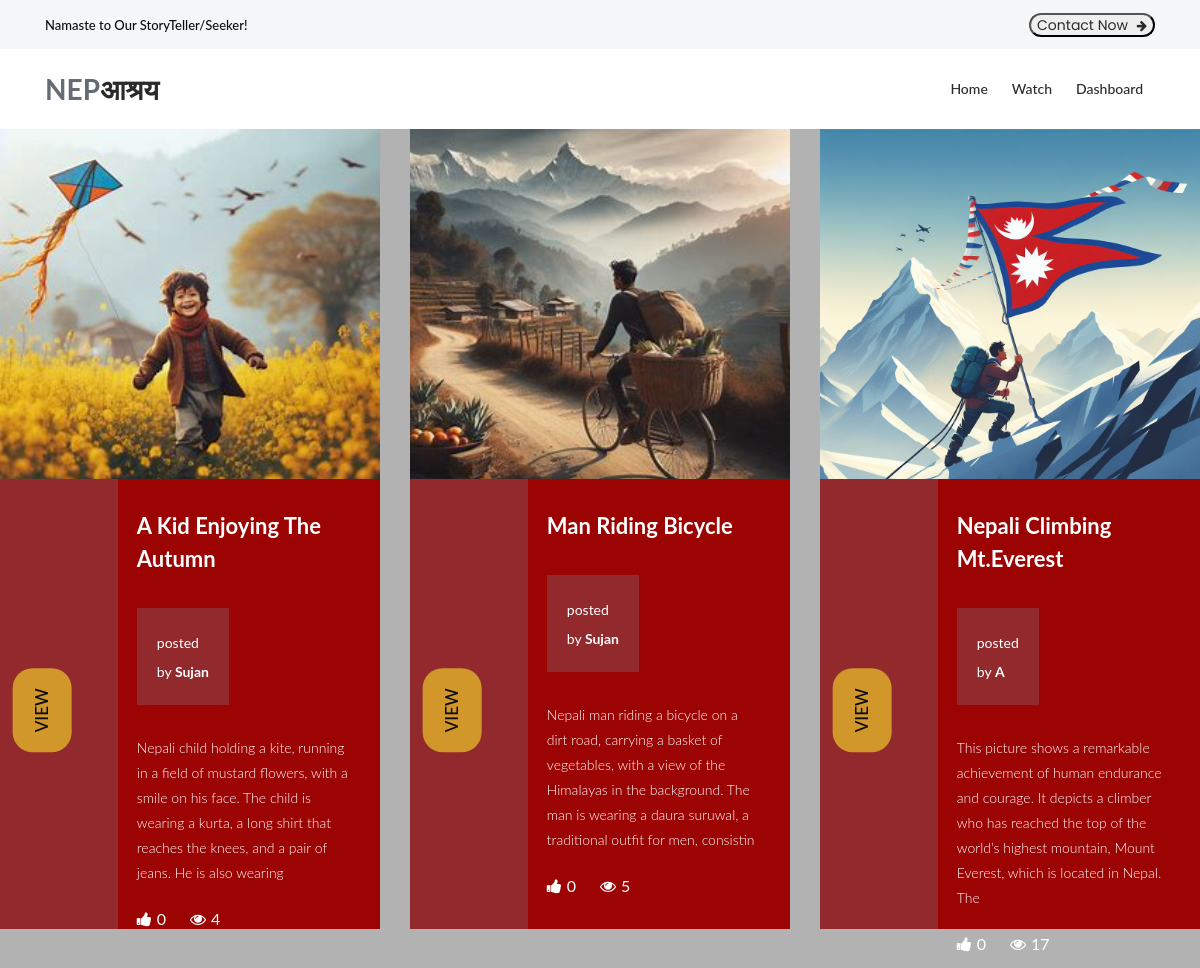
The page /category/LIFESTYLE/ on the database its author committed.
### Nepa_application/models.py (models this page shows, shortened)
class T_Image(models.Model):
    topic = models.ForeignKey(Topic, on_delete=models.CASCADE)
    image = models.ImageField(upload_to='topic_images')

class Topic(models.Model):
    title = models.CharField(max_length=100)
    long_description = models.TextField()
    category = models.ManyToManyField("Category", related_name='topics')
    province = models.ForeignKey(province, on_delete=models.CASCADE, related_name='topics')
    post_date = models.DateTimeField(default=timezone.now)
    is_verified = models.BooleanField(default=False)
    author = models.CharField(max_length=100, default="Anonymous")
    likes = models.ManyToManyField(User, related_name='topic', blank=True)
    report = models.IntegerField(User, default=0)
    commentCount = models.IntegerField(default=0, null=True, blank=True)
    views = models.IntegerField(default=0)
    class Meta:
        ordering = ['-post_date']
    def total_likes(self):
        return self.likes.count()

### Nepa_application/views.py (the view)
# urls.py: path('category/<str:category>/', views.category_clicked, name='category'),
def category_clicked(request, category=None):
    categoryObj = models.Category.objects.get(name=category)
    categoryTopic = categoryObj.topics.all()
    return render(request, 'listofpost.html', context={"posts":categoryTopic})

### templates/listofpost.html (shortened to what this page needs)
{%load static%}
<!DOCTYPE html>
<html lang="en">
 <head>
   <link rel="stylesheet" type="text/css" href="{% static 'assets/css/bootstrap.min.css' %}">
   <link rel="stylesheet" type="text/css" href="{% static 'assets/css/font-awesome.css' %}">
   <link rel="stylesheet" type="text/css" href="{% static 'assets/css/owl-carousel.css' %}">
   <link rel="stylesheet" href="{% static 'assets/css/tooplate-artxibition.css' %}">
   <link rel="stylesheet" href="{% static 'assets/css/style.css' %}">
   <link href="{% static 'assets/css/main.css' %}" rel="stylesheet" />
   </head>
   <body>
   <div class="pre-header">
       <div class="container">
           <div class="row">
               <div class="col-lg-6 col-sm-6">
                   <span>Namaste to Our StoryTeller/Seeker!</span>
               </div>
               <div class="col-lg-6 col-sm-6">
                   <div class="text-button">
                      <button class="contactbutton"> <a href="{% url 'contact' %}">Contact Now <i class="fa fa-arrow-right"></i></a></button>
                   </div>
               </div>
           </div>
       </div>
   </div>
   <header class="header-area header-sticky">
       <div class="container">
           <div class="row">
               <div class="col-12">
                   <nav class="main-nav">
                       <a href="{% url 'index' %}" class="logo">NEP<em>आश्रय</em></a>
                       <ul class="nav">
                           <li><a href="{% url 'index' %}">Home</a></li>
                           <li><a href="#">Watch</a></li>
                           <li><a href="{% url 'upload' %}">Dashboard</a></li>
                       </ul>
                   </nav>
               </div>
           </div>
       </div>
   </header>
<div class="row">
 {% for post in posts %}
 {% if post.is_verified %}
 <div class="col-lg-4">
   <div class="venue-item" style="margin-bottom: 30px;">
     {% for image in post.t_image_set.all %}
     <div class="thumb" style="object-fit: cover; height: 350px;">
       <img src="{{ image.image.url }}" alt="{{post.title}}" />
     </div>
     {% endfor %}
     <div class="down-content"style="height: 450px;">
       <div class="left-content">
         <div class="main-white-button">
           <a href="{% url 'detailed_view' post.id %}">VIEW</a>
         </div>
       </div>
       <div class="right-content" style="height: 350px;">
         <h4>{{ post.title.title| slice:50 }}</h4>
         <div class="price">
           <span>posted<br>by <b> {{post.author.title}}</b></span>
       </div>
         <p style="margin-top: 0px;">{{ post.long_description | slice:"200" }}</p>
         <ul>
           <li><i class="fa fa-thumbs-up"></i>{{post.total_likes}}</li>
           <li><i class="fa fa-eye"></i>{{post.views}}</li>
         </ul>
       </div>
     </div>
   </div>
 </div>
 {% endif %}
 {% endfor %}
</div>

### static/assets/css/main.css (style rules this page uses)
html { line-height: 1.15; -ms-text-size-adjust: 100%; -webkit-text-size-adjust: 100%; }
body { margin: 0; }
article, aside, footer, header, nav, section { display: block; }
a { background-color: transparent; -webkit-text-decoration-skip: objects; }
b, strong { font-weight: inherit; }
b, strong { font-weight: bolder; }
img { border-style: none; }
button, input, optgroup, select, textarea { font-family: sans-serif; font-size: 100%; line-height: 1.15; margin: 0; }
button, input { overflow: visible; }
button, select { text-transform: none; }
button, html [type="button"], [type="reset"], [type="submit"] { -webkit-appearance: button; }
html { height: 100%; }
input, button { font-family: 'Poppins', sans-serif; }
* { box-sizing: border-box; }

### rows shown on the page
Topic: title "A Kid Enjoying The Autumn", author "Sujan", long_description "Nepali child holding a kite, running in a field of mustard flowers, with a smile on his face. The child is wearing a kurta, a long shirt that reaches the knees, and a pair of jeans. He is also wearing", total_likes "0", views "4"
T_Image: image (picture)
Topic: title "Man Riding Bicycle", author "Sujan", long_description "Nepali man riding a bicycle on a dirt road, carrying a basket of vegetables, with a view of the Himalayas in the background. The man is wearing a daura suruwal, a traditional outfit for men, consistin", total_likes "0", views "5"
T_Image: image (picture)
Topic: title "Nepali Climbing Mt.Everest", author "A", long_description "This picture shows a remarkable achievement of human endurance and courage. It depicts a climber who has reached the top of the world’s highest mountain, Mount Everest, which is located in Nepal. The", total_likes "0", views "17"
T_Image: image (picture)
